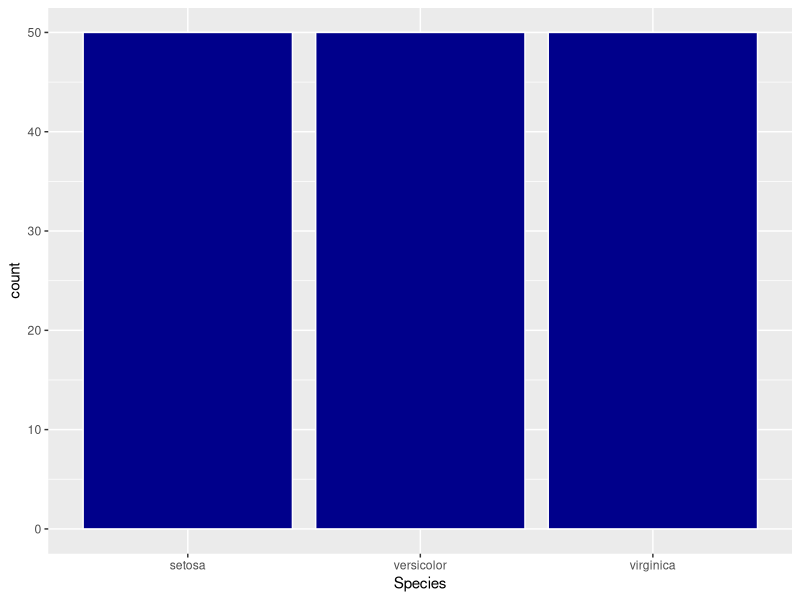
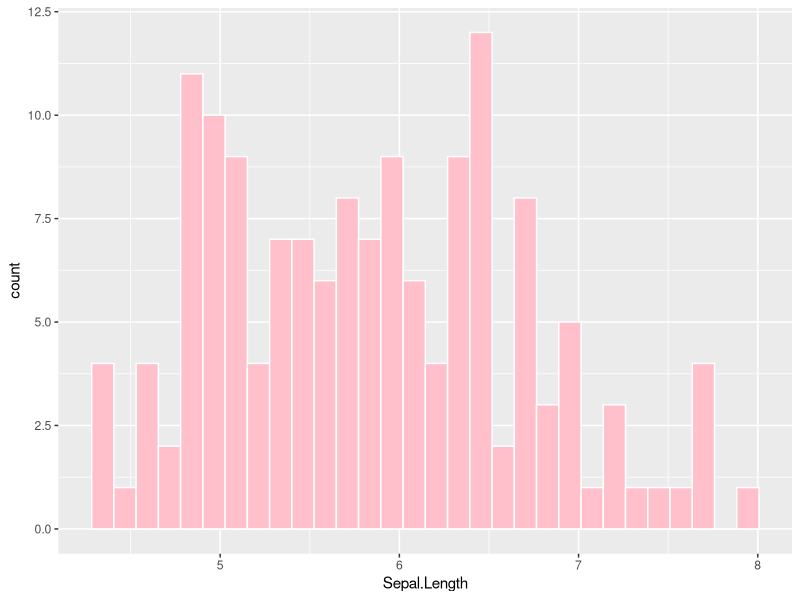
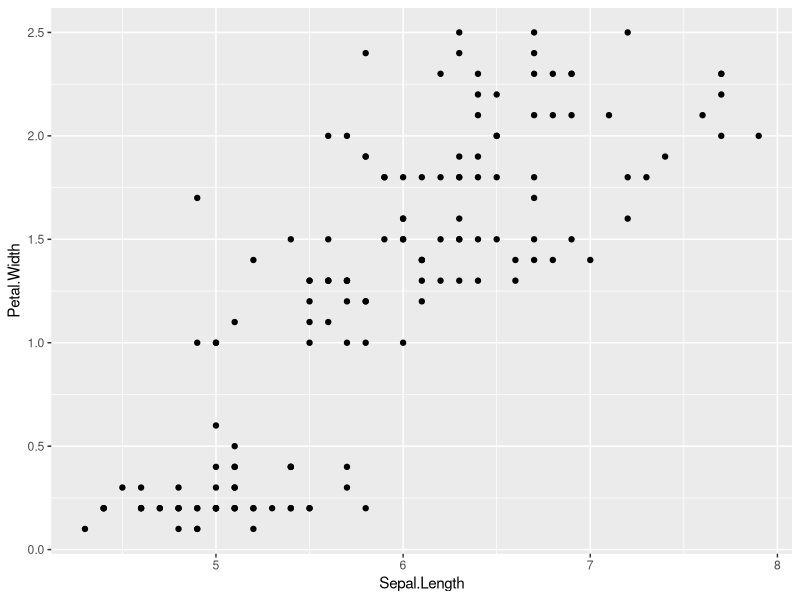
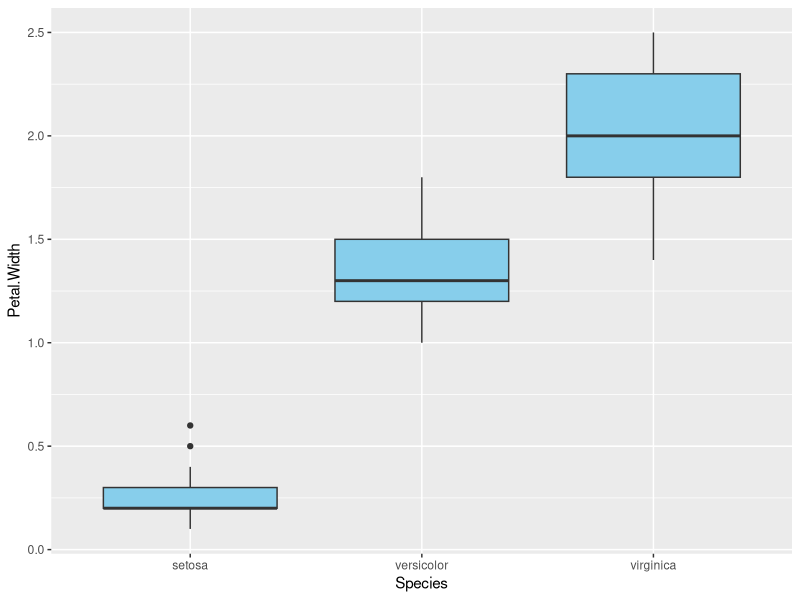
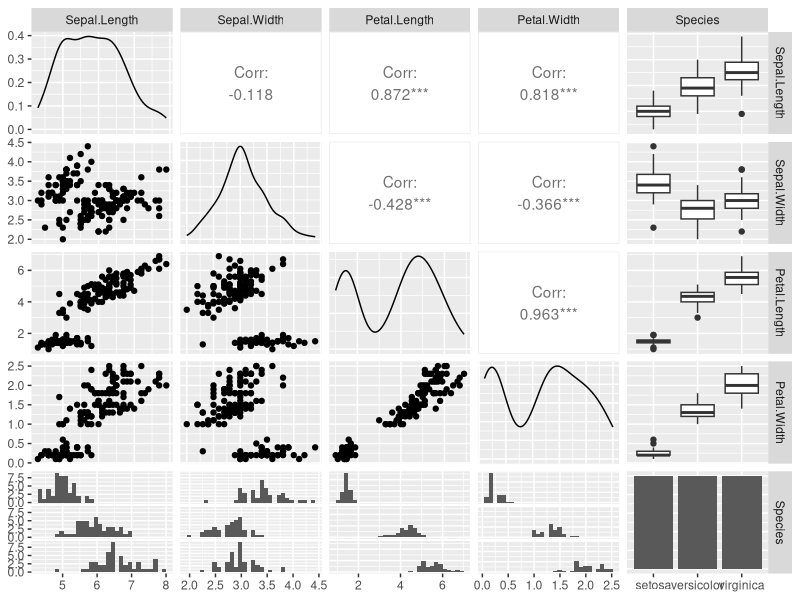

The R script that drew these images, in order:
## ---- chunk 1
library(ggplot2)
ggplot(iris, aes(x = Species)) + geom_bar(fill = "dark blue", colour = "white")
## ---- chunk 2
ggplot(iris, aes(x = Sepal.Length)) + geom_histogram(fill = "pink", colour = "white")
## ---- chunk 3
ggplot(iris, aes(x = Sepal.Length, y = Petal.Width)) + geom_point()
## ---- chunk 4
ggplot(iris, aes(x = Species, y = Petal.Width)) + geom_boxplot(fill = "sky blue")
## ---- chunk 5
library(ggplot2)
library(GGally)
library(scales)
library(memisc)
ggpairs(iris)
